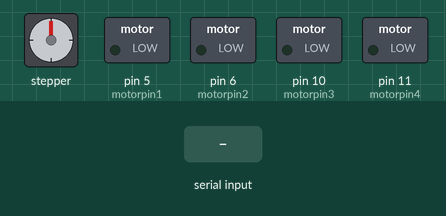
Bench run of a sketch on a simulated Arduino Uno, built with avr-gcc and run on an emulated ATmega328P. Parts: stepper motor, switched loads named in the sketch (green lamp = pin HIGH). Wiring (inferred from the names in the program): stepper motor driver (200 steps per turn assumed): step pin 2; direction pin 3; enable pin 4. The test bench sets the inputs (shaded band). Pins used as bus, display or sensor lines are not drawn; what the sketch prints to the serial monitor is not drawn.

Above: at 1.2 s.
1.3 s: "90,45\n" received over the second serial link
At 2.2 s:
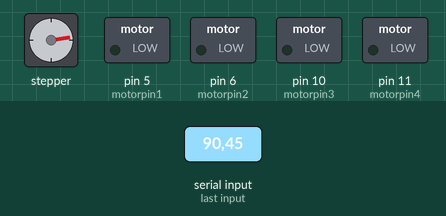
3.0 s: "30,150\n" received over the second serial link
At 3.6 s:
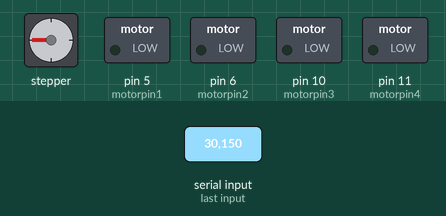
4.7 s: "5\n" received over the second serial link
At 6.2 s:
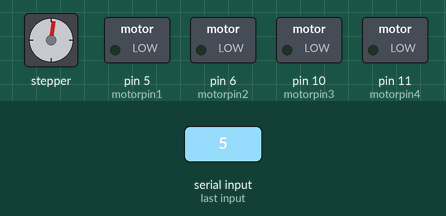
7.7 s: "90\n" received over the second serial link
At 8.9 s:
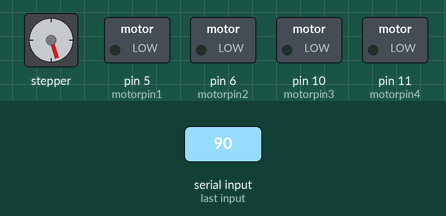
Timing chart, 0 to 10.3 s (numbered marks = the images above; inputs shaded):
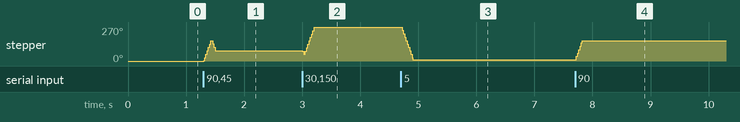

Measured:
- after the input at 1.3 s, stepper: turns 162° clockwise in 0.13 s, then 81° counter-clockwise in 0.04 s
- after the input at 3.0 s, stepper: turns 27° counter-clockwise in 0.02 s, then 216° clockwise in 0.15 s
- after the input at 4.7 s, stepper: turns 261° counter-clockwise in 0.21 s, starting at once
- after the input at 7.7 s, stepper: turns 153° clockwise in 0.12 s, starting at once

The sketch:

uno_for_serial_input.ino
```cpp
#include <SoftwareSerial.h>

#define STEP_DELAY 700

#define DIR_PIN 3
#define STEP_PIN 2
#define ENA_PIN 4
#define motorpin1 5
#define motorpin2 6
#define motorpin3 10
#define motorpin4 11

SoftwareSerial mySerial(13,12);

int target_value = 0;
int current_value = 0;
int temp = 0;

void setup()
{
  Serial.begin(115200);
  mySerial.begin(115200);
  motor_setup();
}

void loop()
{
  if ( mySerial.available() )
  {
    target_value = mySerial.parseInt();
    Serial.print("Input data = ");
    Serial.println(target_value);
    if(target_value != 0){
      if(target_value == 12345) target_value = 0;
      if(target_value >= -5000 && target_value <= 5000) step_move();
      if(target_value == 10001) {
        dc_forward();
        delay(1200);
        dc_stop();
      }
      if(target_value == 10002) {
        dc_backward();
        delay(1200);
        dc_stop();
      }
      if(target_value == 10003) {
        dc_left();
        delay(1200);
        dc_stop();
      }
      if(target_value == 10004) {
        dc_right();
        delay(1200);
        dc_stop();
      }
      if(target_value == 10005) {
        dc_stop();
        delay(1200);
      }
      delay(10);
    }
    digitalWrite(ENA_PIN, HIGH);
  }

  Serial.print("TARGET : ");
  Serial.print(target_value);
  Serial.print(" , CUR : ");
  Serial.print(current_value);
  Serial.println("");
}


void motor_setup(){
  pinMode(DIR_PIN, OUTPUT);
  pinMode(STEP_PIN, OUTPUT);
  pinMode(ENA_PIN, OUTPUT);
  digitalWrite(DIR_PIN, HIGH);
  digitalWrite(ENA_PIN, HIGH);
  pinMode(motorpin1, OUTPUT);
  pinMode(motorpin2, OUTPUT);
  pinMode(motorpin3, OUTPUT);
  pinMode(motorpin4, OUTPUT);
}
void step_move(){
    while ( target_value > current_value )
    {
      step_forward();
    }
    while ( target_value < current_value )
    {
      step_backward();
    }
}

void step_forward()
{
  digitalWrite(ENA_PIN, LOW);
  digitalWrite(DIR_PIN, HIGH);
  digitalWrite(STEP_PIN, HIGH);
  delayMicroseconds(STEP_DELAY);
  digitalWrite(STEP_PIN, LOW);
  delayMicroseconds(STEP_DELAY);
  current_value++;
}

void step_backward()
{
  digitalWrite(ENA_PIN, LOW);
  digitalWrite(DIR_PIN, LOW);
  digitalWrite(STEP_PIN, HIGH);
  delayMicroseconds(STEP_DELAY);
  digitalWrite(STEP_PIN, LOW);
  delayMicroseconds(STEP_DELAY);
  current_value--;
}

void dc_forward(){
  analogWrite(motorpin1, 100);
  analogWrite(motorpin2, 0);
  analogWrite(motorpin3, 100);
  analogWrite(motorpin4, 0);
  Serial.println("Forward");
}

void dc_backward(){
  analogWrite(motorpin1, 0);
  analogWrite(motorpin2, 100);
  analogWrite(motorpin3, 0);
  analogWrite(motorpin4, 100);
  Serial.println("Backward");

}

void dc_left(){
  analogWrite(motorpin1, 100);
  analogWrite(motorpin2, 0);
  analogWrite(motorpin3, 0);
  analogWrite(motorpin4, 100);
  Serial.println("left");
}

void dc_right(){
  analogWrite(motorpin1, 0);
  analogWrite(motorpin2, 100);
  analogWrite(motorpin3, 100);
  analogWrite(motorpin4, 0);
  Serial.println("right");
}


void dc_stop(){
  analogWrite(motorpin1, 0);
  analogWrite(motorpin2, 0);
  analogWrite(motorpin3, 0);
  analogWrite(motorpin4, 0);
  Serial.println("stop");
}
```
